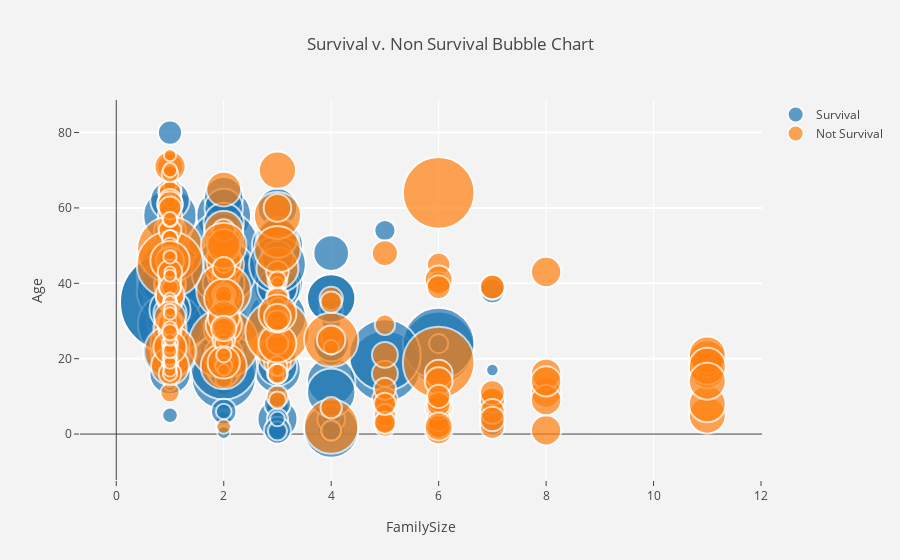

Notebook code for this chart:
### Markdown cell above
Install plotly jupyterlab extension
<br>
*jupyter labextension install @jupyterlab/plotly-extension*

### Code cell
from plotly.offline import init_notebook_mode, iplot
import plotly.graph_objs as go
init_notebook_mode(connected=True)

sizeref = 2.*max(titanic_df['Fare'])/(100**2)

trace0 = go.Scatter(
    x=titanic_df['FamilySize'][titanic_df['Survived'] == 1],
    y=titanic_df['Age'][titanic_df['Survived'] == 1],
    mode='markers',
    name='Survival',
    marker=dict(
        symbol='circle',
        sizemode='area',
        sizeref=sizeref,
        size=titanic_df['Fare'][titanic_df['Survived'] == 1],
        line=dict(
            width=2
        ),
    )
)
trace1 = go.Scatter(
    x=titanic_df['FamilySize'][titanic_df['Survived'] == 0],
    y=titanic_df['Age'][titanic_df['Survived'] == 0],
    mode='markers',
    name='Not Survival',
    marker=dict(
        sizemode='area',
        sizeref=sizeref,
        size=titanic_df['Fare'][titanic_df['Survived'] == 0],
        line=dict(
            width=2
        ),
    )
)

data = [trace0, trace1]
layout = go.Layout(
    title='Survival v. Non Survival Bubble Chart',
    xaxis=dict(
        title='FamilySize',
        gridcolor='rgb(255, 255, 255)',
        zerolinewidth=1,
        ticklen=5,
        gridwidth=1,
    ),
    yaxis=dict(
        title='Age',
        gridcolor='rgb(255, 255, 255)',
        zerolinewidth=1,
        ticklen=5,
        gridwidth=2,
    ),
    paper_bgcolor='rgb(243, 243, 243)',
    plot_bgcolor='rgb(243, 243, 243)',
)

fig = go.Figure(data=data, layout=layout)
iplot(fig, filename='Survival v. Non Survival Bubble Chart')

### Figure 1 — Plotly figure (JSON) as saved in the notebook; plotly's stock layout.template omitted (floating-point values rounded to 4 significant figures; data arrays with more than 128 entries replaced by an {"elided": "..."} marker saying what was removed)
{"data": [{"marker": {"line": {"width": 2}, "size": {"elided": "342 float values"}, "sizemode": "area", "sizeref": 0.1025, "symbol": "circle"}, "mode": "markers", "name": "Survival", "type": "scatter", "uid": "379bfe4e-4a3b-40d6-a7fa-05aff55d7dd7", "x": {"elided": "342 int values"}, "y": {"elided": "342 float values"}}, {"marker": {"line": {"width": 2}, "size": {"elided": "545 float values"}, "sizemode": "area", "sizeref": 0.1025}, "mode": "markers", "name": "Not Survival", "type": "scatter", "uid": "5fa18d55-a0e5-4fcf-871f-c9dcb578ee3a", "x": {"elided": "545 int values"}, "y": {"elided": "545 float values"}}], "layout": {"autosize": true, "paper_bgcolor": "rgb(243, 243, 243)", "plot_bgcolor": "rgb(243, 243, 243)", "title": "Survival v. Non Survival Bubble Chart", "xaxis": {"autorange": true, "gridcolor": "rgb(255, 255, 255)", "gridwidth": 1, "range": [-0.2804, 11.85], "ticklen": 5, "title": "FamilySize", "type": "linear", "zerolinewidth": 1}, "yaxis": {"autorange": true, "gridcolor": "rgb(255, 255, 255)", "gridwidth": 2, "range": [-16.52, 90.74], "ticklen": 5, "title": "Age", "type": "linear", "zerolinewidth": 1}}}
